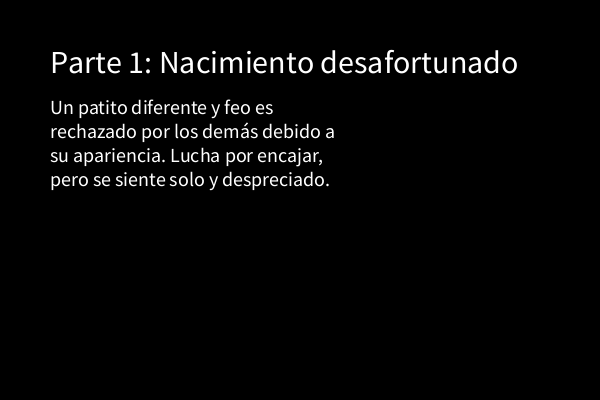
Frame 1 (no input)
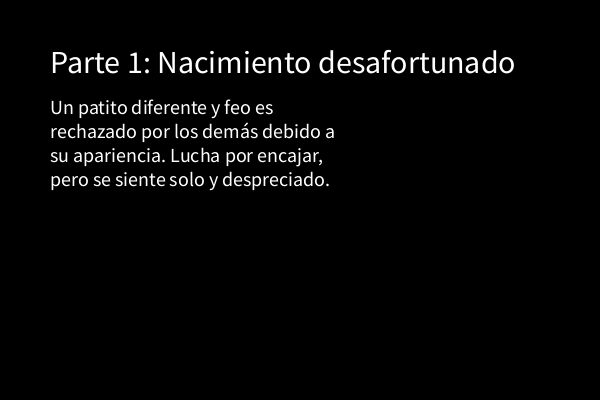
Frame 60 (the mouse pressed at the canvas centre just before this capture)
Frame 120 (the mouse held since frame 60 and released just before this capture): identical to frame 60, image omitted

The Processing sketch that drew these frames (run headless with seeded random() and noise(); from frame 60 on, the mouse is pressed at the canvas centre):

// Processing sketch: ej16b_array_bidimensional_string
// ── ej16b_array_bidimensional_string.pde

//matrices con String para tp3

String[][] textos = new String[2][6];
int c = 0;

void setup(){
  
  size( 600, 400 );
  textAlign( LEFT, TOP );

  //posicion 0 del primer "eje" corresponde al titulo
  //posicion 1 del primer "eje" corresponde al texto
  textos[0][0] = "Parte 1: Nacimiento desafortunado";
  textos[0][1] = "Parte 2: En busca de su lugar";
  textos[0][2] = "Parte 3: Encuentro con los cisnes";
  textos[0][3] = "Parte 4: La revelación";
  textos[0][4] = "Parte 5: La aceptación de sí mismo";
  textos[0][5] = "Parte 6: Final feliz";

  //para los textos, misma "fila" distinta "columna"
  textos[1][0] = "Un patito diferente y feo es rechazado por los demás debido a su apariencia. Lucha por encajar, pero se siente solo y despreciado.";
  textos[1][1] = "El patito emprende un viaje en busca de su identidad. Encuentra refugio, pero es rechazado una y otra vez. La tristeza lo acompaña.";
  textos[1][2] = "El patito llega a un estanque y se encuentra con una bandada de cisnes. Aunque se siente inferior, los cisnes lo aceptan.";
  textos[1][3] = "El patito se mira en el agua y descubre que ha crecido y se ha convertido en un hermoso cisne. Su verdadera identidad se revela.";
  textos[1][4] = "El patito comprende que nunca fue feo, sino un cisne joven. Acepta su belleza interior y exterior.";
  textos[1][5] = "El patito encuentra la felicidad y aceptación entre los cisnes. Su historia enseña que la verdadera belleza yace dentro de cada uno de nosotros.";
}

void draw(){
  background( 0 );
  
  //titulo
  textSize( 32 );
  text( textos[0][c], 50, 50 );
  //texto
  textSize( 20 );
  text( textos[1][c], 50, 100, 300, 250 );
}

void keyPressed(){
  if( key == ' ' ){
    c++;
    if( c == 6 ){
      c = 0; 
    }
  } 
}
